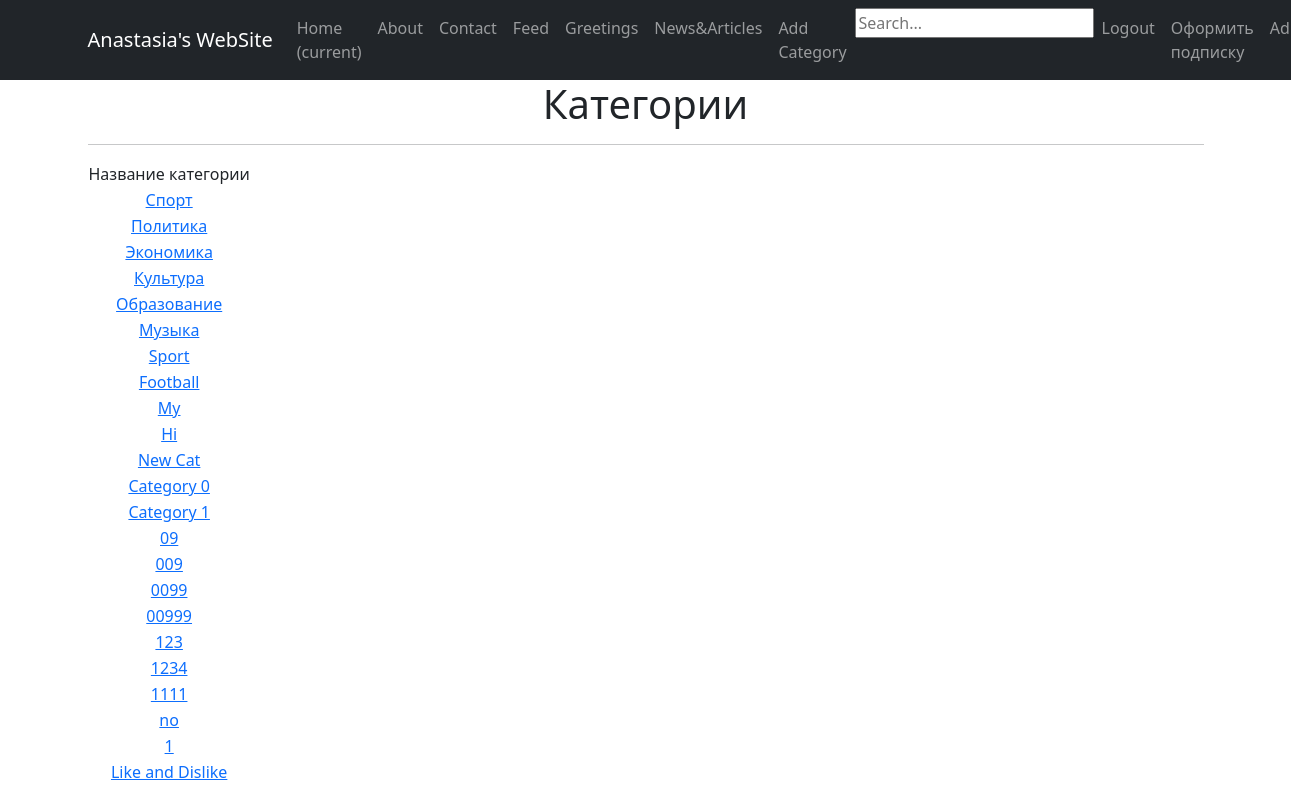
The page /category_list/ on the database its author committed.
### NewsPortal/models.py (models this page shows, shortened)
class Category(models.Model):
    name = models.CharField(max_length=40, unique=True)
    subscribe = models.ManyToManyField(User,
                                       related_name="subscribed_by",
                                       symmetrical=False,
                                       blank=True)
    def __str__(self):
        return f'{self.name.title()}'

### NewsPortal/views.py (the view)
# urls.py: path('category_list/', CategoryList.as_view(), name='category_list'),
class CategoryList(ListView):
    model = Category
    template_name = 'category_list.html'
    context_object_name = 'category'

### templates/category_list.html
{% extends 'flatpages/default.html' %}
{% block content %}
<h1>Категории</h1>
<hr>
{% if category %}
    <table>
        <tr>
            <td> Название категории </td>
        </tr>
        {% for cats in category %}
        <tr>
            <td> <a href="{% url 'category' category %}">{{ cats.name }} </a> </td>
        </tr>
        {% endfor %}
    </table>
{% else %}
<h2> Категорий нет </h2>
{% endif %}
{% endblock content %}

### rows shown on the page
Category: name "Спорт"
Category: name "Политика"
Category: name "Экономика"
Category: name "Культура"
Category: name "Образование"
Category: name "Музыка"
Category: name "Sport"
Category: name "Football"
Category: name "My"
Category: name "Hi"
Category: name "New Cat"
Category: name "Category 0"
Category: name "Category 1"
Category: name "09"
Category: name "009"
Category: name "0099"
Category: name "00999"
Category: name "123"
Category: name "1234"
Category: name "1111"
Category: name "no"
Category: name "1"
Category: name "Like and Dislike"
